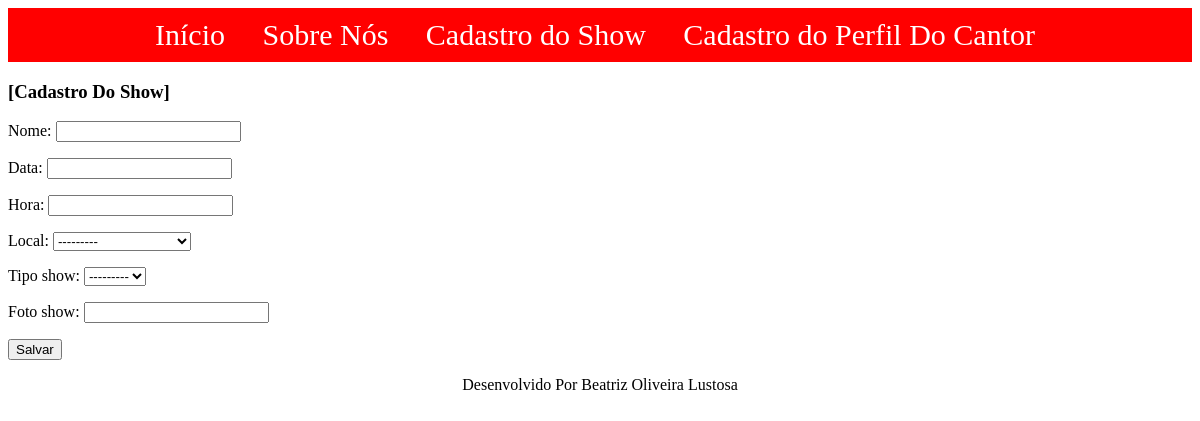
The page /inserir/show/ on the database as committed earlier.
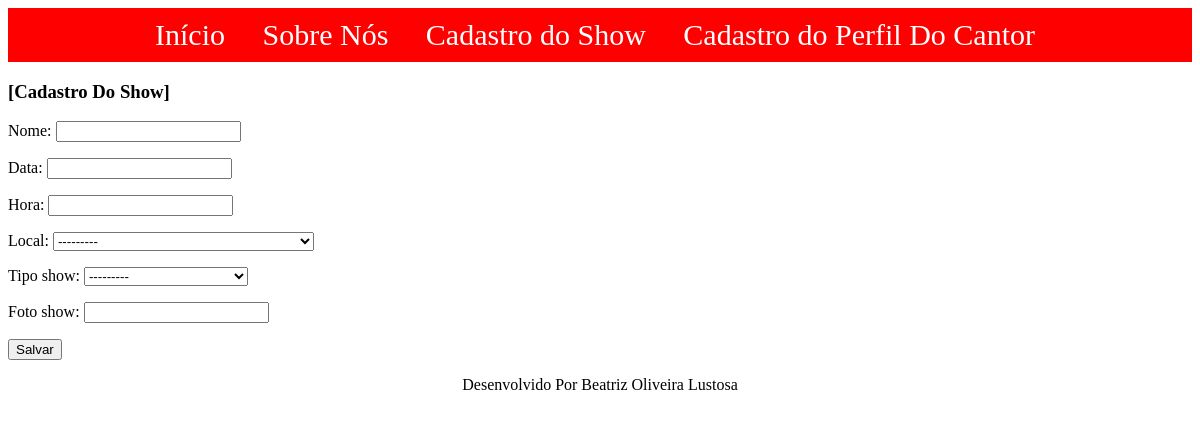
The same page on the database as committed later.
### paginas/models.py (models this page shows)
class Local(models.Model):
    nome = models.CharField(max_length=100)
    endereco = models.CharField(max_length=100)
    cidade = models.CharField(max_length=100)
    def __str__(self):
        return self.nome +  " - " + self.cidade

class TipoShow (models.Model):
    tipo_show = models.CharField(max_length=100)
    def __str__(self):
        return self.tipo_show

### paginas/views.py (the view)
# urls.py: path("inserir/show/", ShowCreate.as_view(), name="inserir-show"),
class ShowCreate(CreateView):
    template_name = 'paginas/form.html'
    model = Show
    fields = ['nome', 'data', 'hora', 'local', 'tipo_show', 'foto_show']
    success_url = reverse_lazy('index')
    extra_context = {'titulo' : 'Cadastro Do Show',
                     'botao' : 'Salvar'}

### paginas/templates/paginas/form.html (shortened to what this page needs)
{% extends "paginas/index.html" %}
{% load static %}
{% block conteudo %}
<h3>
   [{{titulo}}]
</h3>
<form action = "" method = "post">
    {{form.as_p}}
    <button type="submit"> {{ botao }} </button>
</form>
{% endblock %}

### paginas/templates/paginas/index.html (shortened to what this page needs)
{% load static %}
<!DOCTYPE html>
<html lang="en">
<head>
    <link rel = "stylesheet" href = "{% static 'css/estilo.css' %}">
</head>
<body>
    <ul id="menu">
        <li>
            <a href = "{% url "index" %}">Início</a>
        </li>
        <li>
            <a href = "{% url "sobre" %}">Sobre Nós</a>
        </li>
        <li>
            <a href = "{% url "inserir-show" %}">Cadastro do Show</a>
        </li>
        <li>
            <a href = "{% url "inserir-perfil" %}">Cadastro do Perfil Do Cantor</a>
        </li>
    </ul>
    {%   block conteudo   %}
    {%   endblock   %}
    <p id = "rodape">
        Desenvolvido Por Beatriz Oliveira Lustosa
    </p>
</body>
</html>

### static/css/estilo.css (style rules this page uses)
#menu { list-style: none; padding: 5px; font-size: 30px; margin: 0; background-color: #ff0000; text-align: center; }
#menu li { display: inline; margin-right: 10px; }
#menu li a { text-decoration: none; color: rgb(255, 255, 255); display: inline-block; padding: 5px 10px; }
#rodape { text-align: center; }

Rows that differ between the two databases and show on the page:
added TipoShow: tipo_show "---------"
Other text that changed with them:
form field tipo_show: "---------" → (not shown)
